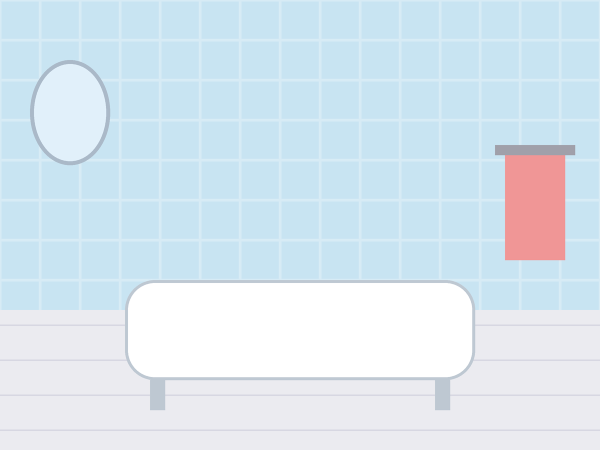
#> input picture gazeplay-games/src/main/resources/data/pet/images/bathroom.png, 1200 x 900 px, given in place of 1F6CB.png, which was not available (shown at 1/2 size)
$ python make_spotdifferences_images.py ../../gazeplay-games/src/main/resources/data/pet/images/bathroom.png ../../gazeplay-games/src/main/resources/data/pet/images/garden.png
#> lines starting #> are read from the running program, lines starting #| are printed output that depends on the picture; pictures that were not available may be replaced by others from this repository, and a replacement may not be noted
"""Draws the scenes of Spot The Differences (gazeplay-games: data/spotthedifferences), made for GazePlay Learning in
October 2026 to replace scenes of unknown source. Same license as GazePlay Learning (GPL-3.0-or-later) for the
backgrounds; the objects are OpenMoji (CC BY-SA 4.0).

python make_spotdifferences_images.py <folder of the 618x618 PNG files of OpenMoji> <data/spotthedifferences folder>
Pillow is required. For each scene: <scene>.png (the first picture, 1000 x 1000) and, for each level,
<scene>-<level>.png (the second picture, with 3, 5 or 7 differences); then instances.json (the pictures and, for each
level, the center and radius of each difference, in pixels of the picture). The differences are made here (an object
removed, replaced or of another color), so that the circles of the game are always right.
"""
import colorsys
import json
import math
import os
import sys

from PIL import Image, ImageDraw

S, K = 1000, 2  # size of a picture, drawn at scale 2, then reduced

# The objects of each scene: (OpenMoji code point, center x, center y, size, code point of the replacing object or
# None). The levels take the biggest objects in Easy, the smallest in Hard (see LEVELS).
SCENES = {
    'house': [('1F6CB', 330, 640, 300, None), ('1F4FA', 780, 600, 190, '1F4BB'), ('1F5BC', 330, 270, 190, '1F3A8'),
              ('1FAB4', 900, 820, 170, '1F335'), ('1F408', 560, 860, 160, '1F415'), ('1F570', 780, 410, 110, '23F0'),
              ('1F9F8', 120, 860, 130, '1FA80'), ('1F4DA', 650, 430, 110, '1F4D6'), ('26BD', 380, 900, 100, '1F3C0'),
              ('1F3FA', 900, 420, 110, '1F490')],
    'camp': [('26FA', 330, 560, 320, None), ('1F525', 640, 740, 200, '1FAB5'), ('1F332', 860, 380, 260, '1F333'),
             ('1F392', 160, 800, 150, '1F45C'), ('1F3A3', 860, 760, 170, '1F6F6'), ('1F426', 560, 300, 100, '1F989'),
             ('1F43F', 760, 560, 110, '1F994'), ('1F344', 420, 860, 90, '1F338'), ('1F98B', 160, 380, 90, '1F41D'),
             ('1F526', 330, 900, 90, '1F56F')],
    'concert': [('1F3B9', 260, 430, 260, None), ('1F941', 720, 420, 240, '1FA98'), ('1F3B8', 500, 400, 200, '1FA95'),
                ('1F3A4', 500, 720, 170, '1F3A7'), ('1F3B7', 130, 760, 150, '1F3BA'), ('1F3BB', 860, 760, 150, '1FA97'),
                ('1F3B5', 300, 160, 100, '1F3B6'), ('1F3B6', 700, 150, 100, '1F3BC'), ('1F339', 300, 860, 90, '1F337'),
                ('1F31F', 870, 160, 90, '2B50')],
    'kitchen': [('1FAD6', 500, 560, 220, None), ('1F382', 220, 560, 200, '1F370'), ('1F35E', 790, 560, 170, '1F950'),
                ('1F373', 760, 280, 170, '1F372'), ('1F34E', 180, 830, 120, '1F350'), ('1F34C', 400, 840, 120, '1F955'),
                ('2615', 640, 830, 110, '1F95B'), ('1F9C0', 860, 840, 110, '1F95A'), ('1F374', 260, 290, 110, '1F944'),
                ('1F95E', 480, 280, 110, '1F9C7')],
    'oasis': [('1F334', 330, 450, 320, None), ('1F42B', 700, 620, 260, '1F42A'), ('1F335', 130, 720, 170, '1F33F'),
              ('2600', 820, 160, 170, '1F31E'), ('1F40D', 360, 850, 140, '1F98E'), ('1F982', 850, 870, 110, '1F577'),
              ('1F985', 560, 180, 110, '1F426'), ('1F3FA', 560, 860, 100, '1F48E'), ('1F334', 900, 480, 140, '1F335'),
              ('1F33A', 160, 880, 80, '1F33C')],
    'sea': [('26F5', 520, 150, 230, None), ('1F433', 230, 380, 230, '1F42C'), ('1F419', 760, 460, 190, '1F991'),
            ('1F422', 340, 650, 170, '1F9AD'), ('1F420', 720, 690, 140, '1F421'), ('1F980', 150, 870, 120, '1F99E'),
            ('1F41A', 450, 900, 90, '2B50'), ('1F990', 640, 890, 100, '1F99E'), ('1FABC', 880, 230, 100, '1F41F'),
            ('1F41F', 860, 880, 100, '1F420')],
    'snow': [('26C4', 300, 640, 280, None), ('1F384', 760, 500, 260, '1F332'), ('1F98C', 560, 720, 200, '1F43B-200D-2744-FE0F'),
             ('1F427', 140, 880, 140, '1F426'), ('1F6F7', 800, 860, 150, '1F3BF'), ('2744', 220, 200, 100, '2B50'),
             ('1F9E3', 420, 880, 100, '1F9E4'), ('26F8', 620, 900, 90, '1F3D2'), ('2601', 620, 170, 130, '2600'),
             ('2744', 880, 230, 80, '1F31F')],
    'farm': [('1F404', 320, 650, 260, None), ('1F69C', 760, 560, 240, '1F697'), ('1F416', 600, 800, 170, '1F411'),
             ('1F414', 150, 850, 130, '1F986'), ('1F33B', 880, 820, 140, '1F337'), ('1F415', 380, 870, 110, '1F408'),
             ('1F955', 760, 890, 90, '1F33D'), ('1F95A', 240, 900, 70, '1F423'), ('1F426', 620, 240, 90, '1F98B'),
             ('1F333', 140, 450, 180, '1F332')],
}

# The levels: the number of differences, which objects (sorted from the biggest), and what changes, in turn
LEVELS = {
    'easy': (3, lambda objects: objects[:3], ['remove', 'swap', 'remove']),
    'normal': (5, lambda objects: objects[1:6], ['swap', 'remove', 'color', 'swap', 'remove']),
    'hard': (7, lambda objects: objects[-7:], ['color', 'swap', 'remove', 'color', 'swap', 'remove', 'color']),
}

src, out = sys.argv[1], sys.argv[2]


def canvas():
    image = Image.new('RGB', (S * K, S * K))
    return image, ImageDraw.Draw(image)


def s(*values):
    return [v * K for v in values]


# [4 lines left out: function gradient, not called in this run]


def blob(draw, cx, cy, rx, ry, color):
    draw.ellipse(s(cx - rx, cy - ry, cx + rx, cy + ry), fill=color)


def house():
    image, draw = canvas()
#> in canvas, `image = Image.new('RGB', (S * K, S * K))`: image: PIL image 2000x2000 RGB; every value is 0
    draw.rectangle(s(0, 0, S, 700), fill=(250, 220, 170))
    for x in range(0, S, 80):
        draw.rectangle(s(x, 0, x + 40, 700), fill=(245, 210, 160))
    draw.rectangle(s(0, 700, S, S), fill=(200, 140, 90))
    for y in range(720, S, 60):
        draw.line(s(0, y, S, y), fill=(180, 120, 75), width=3 * K)
    # A window and a shelf
    draw.rectangle(s(560, 120, 720, 300), fill=(150, 210, 245), outline=(120, 80, 50), width=10 * K)
    draw.line(s(640, 120, 640, 300), fill=(120, 80, 50), width=8 * K)
    draw.rectangle(s(600, 480, 960, 500), fill=(150, 100, 60))
    # A rug
    blob(draw, 420, 880, 330, 70, (220, 110, 100))
    return image


# [103 lines left out: functions camp, concert, kitchen, oasis, sea, snow and 1 more, not called in this run]


DRAW = {'house': house, 'camp': camp, 'concert': concert, 'kitchen': kitchen, 'oasis': oasis, 'sea': sea,
        'snow': snow, 'farm': farm}


def emoji(code, size):
    """The object, its empty margin cut, its biggest side of this size, centered on a square of this size."""
    item = Image.open(os.path.join(src, code + '.png')).convert('RGBA')
    item = item.crop(item.getbbox())
    scale = size / max(item.size)
    item = item.resize((max(1, round(item.width * scale)), max(1, round(item.height * scale))), Image.LANCZOS)
    square = Image.new('RGBA', (size, size))
    square.paste(item, ((size - item.width) // 2, (size - item.height) // 2))
    return square


# [13 lines left out: function recolor, not called in this run]


def picture(background, objects, changes):
    """The scene with its objects; changes: index of an object -> 'remove', 'swap' or 'color'."""
    image = background.copy()
    for index, (code, x, y, size, other) in enumerate(objects):
        change = changes.get(index)
        if change == 'remove':
            continue
        item = emoji(other if change == 'swap' else code, size)
        if change == 'color':
            item = recolor(item)
        image.paste(item, (x - size // 2, y - size // 2), item)
    return image


def save(image, path):
    # Few colors: a palette keeps the files small
    image.convert('RGB').quantize(colors=256, method=Image.Quantize.MEDIANCUT).save(path, optimize=True)


instances = []
for scene, objects in SCENES.items():
    background = DRAW[scene]().resize((S, S), Image.LANCZOS)
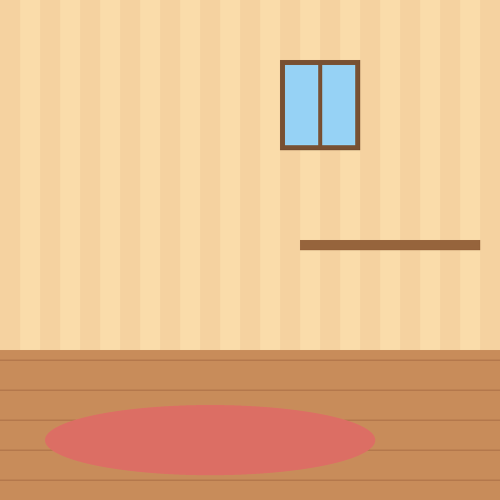
#> background: PIL image 1000x1000 RGB (shown at 1/2 size); mean R, G, B 230.6, 187.9, 142.9
    save(picture(background, objects, {}), os.path.join(out, scene + '.png'))
#> in emoji, `item = item.resize((max(1, round(item.width * scale)), max(1, round(it..`:
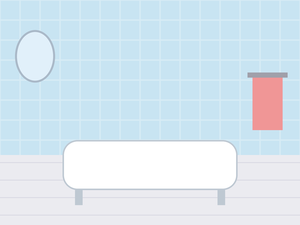
#> item: PIL image 300x225 RGBA; mean R, G, B, A 216.1, 230.7, 240.4, 255
#> in emoji, `square = Image.new('RGBA', (size, size))`: square: PIL image 300x300 RGBA; every value is 0
#> in emoji, `square.paste(item, ((size - item.width) // 2, (size - item.height) // ..`:
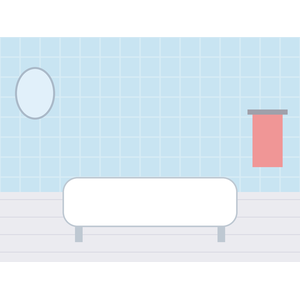
#> square: PIL image 300x300 RGBA; mean R, G, B, A 162.1, 173.1, 180.3, 191.2; transparent parts drawn white
#> in picture, `image.paste(item, (x - size // 2, y - size // 2), item)`:
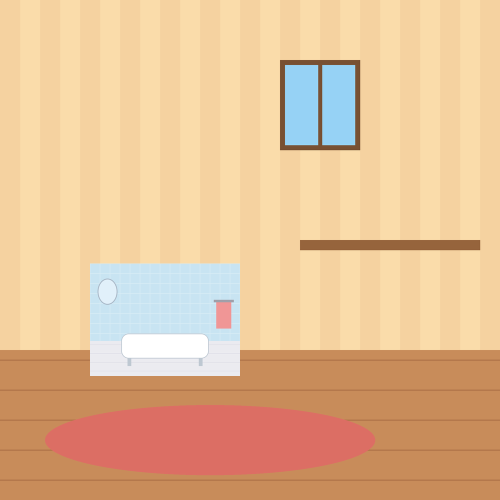
#> image: PIL image 1000x1000 RGB (shown at 1/2 size); mean R, G, B 229.2, 190.1, 149.2
#> (the run stopped early here; a loop or call above may not have finished)
